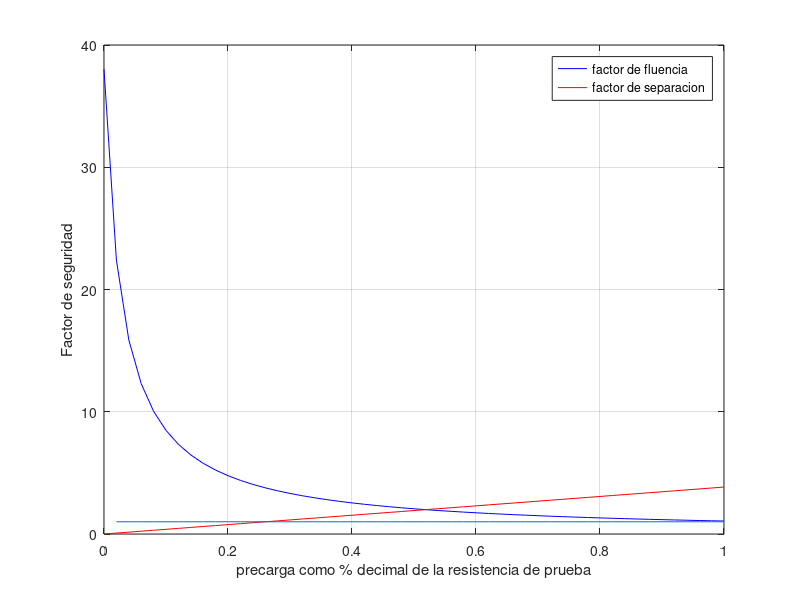
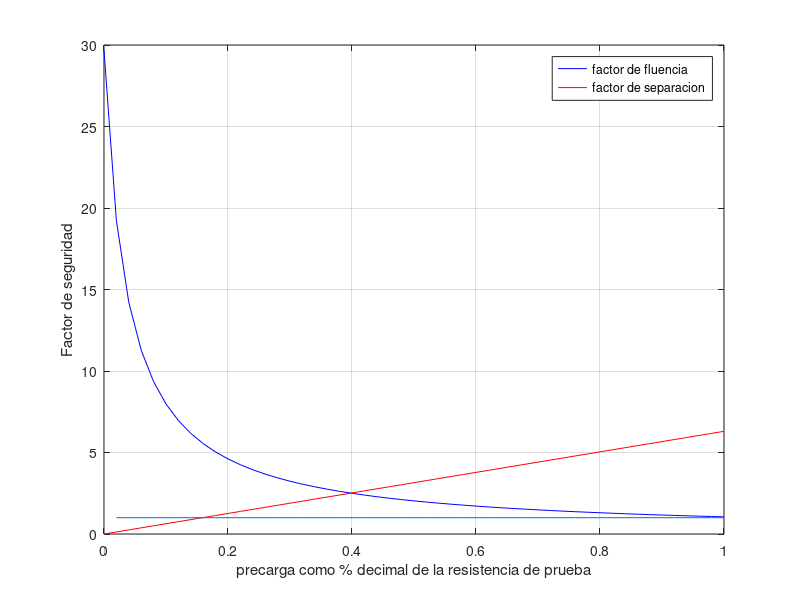

Recreate these plots in MATLAB, in order.
%%
clc
close all
clear all
% precarga de pernos y sujetadores 

at=0.0524; % in2
sp=33000; % psi
sy=36000;% psi
Eb=10.4*10^6; % psi
Em=30*10^6;
d=5/16; % in
p=499.9999430; % carga en uno de los 4 pernos que soportan una tonelada (lb)

D=0.5905511811;%in 1,5cm
lperno=1.181102; %in   3cm
L=0.5905511811;%in 1.5cm

deformacion=p*lperno/(at*Eb)
% CALCULOS en un punto especifico de porcentaje 
porcent=52.33/100;
fi=porcent*sp*at %lb
lcuerda=2*d+0.25 %in
ls=lperno-lcuerda %in
lt=L-ls %in

kb=1/(((lt)/(at*Eb))+((ls)/(((pi*d^2)/4)*Eb))) % lb/in
am1=pi*(D^2-d^2)/4 % in2
km=1/(L/(am1*Em)) % lb/in

c=(kb)/(kb+km)

pb=c*p % lb
pm=(1-c)*p % lb

fb=fi+pb% lb
fm=fi-pm% lb

Saplicado=fb/at % psi

Ny= sy/Saplicado

p0=fi/(1-c)
Nsep=p0/p

porcent=[0:2:100]/100
fi=porcent*sp*at %lb
lcuerda=2*d+0.25 %in
ls=lperno-lcuerda %in
lt=L-ls %in

kb=1/(((lt)/(at*Eb))+((ls)/(((pi*d^2)/4)*Eb))) % lb/in
am1=pi*(D^2-d^2)/4 % in2
km=1/(L/(am1*Em)) % lb/in

c=(kb)/(kb+km)

pb=c*p % lb
pm=(1-c)*p % lb

fb=fi+pb% lb
fm=fi-pm% lb

Saplicado=fb/at % psi


Ny= sy./Saplicado

p0=fi./(1-c)
Nsep=p0/p
figure
uno=porcent./porcent;
plot(porcent,Ny,'b',porcent,Nsep,'r' ,porcent,uno)
grid on
legend('factor de fluencia','factor de separacion')
xlabel('precarga como % decimal de la resistencia de prueba')
ylabel('Factor de seguridad')
%%
clc
close all
clear all
% precarga de pernos y sujetadores 

at=0.0775; % in2
sp=33000; % psi
sy=36000;% psi
Eb=10.4*10^6; % psi
Em=30*10^6;
d=3/8; % in
p=499.9999430; % carga en uno de los 4 pernos que soportan una tonelada (lb)

D=0.5905511811;%in 1,5cm
lperno=1.5748; %in   4cm
L=0.5905511811;%in 1.5cm
deformacion=p*lperno/(at*Eb)
% CALCULOS en un punto especifico de porcentaje 
porcent=39.82/100;
fi=porcent*sp*at %lb
%lcuerda=2*d+0.25 %in
ls=0;%lperno-lcuerda %in
lt=L-ls %in

kb=1/(((lt)/(at*Eb))+((ls)/(((pi*d^2)/4)*Eb))) % lb/in
am1=pi*(D^2-d^2)/4 % in2
km=1/(L/(am1*Em)) % lb/in

c=(kb)/(kb+km)

pb=c*p % lb
pm=(1-c)*p % lb

fb=fi+pb% lb
fm=fi-pm% lb

Saplicado=fb/at % psi

Ny= sy/Saplicado

p0=fi/(1-c)
Nsep=p0/p

porcent=[0:2:100]/100
fi=porcent*sp*at %lb
lcuerda=2*d+0.25 %in
ls=lperno-lcuerda %in
lt=L-ls %in

kb=1/(((lt)/(at*Eb))+((ls)/(((pi*d^2)/4)*Eb))) % lb/in
am1=pi*(D^2-d^2)/4 % in2
km=1/(L/(am1*Em)) % lb/in

c=(kb)/(kb+km)

pb=c*p % lb
pm=(1-c)*p % lb

fb=fi+pb% lb
fm=fi-pm% lb

Saplicado=fb/at % psi


Ny= sy./Saplicado

p0=fi./(1-c)
Nsep=p0/p
figure
uno=porcent./porcent;
plot(porcent,Ny,'b',porcent,Nsep,'r' ,porcent,uno)
grid on
legend('factor de fluencia','factor de separacion')
xlabel('precarga como % decimal de la resistencia de prueba')
ylabel('Factor de seguridad')
%%
